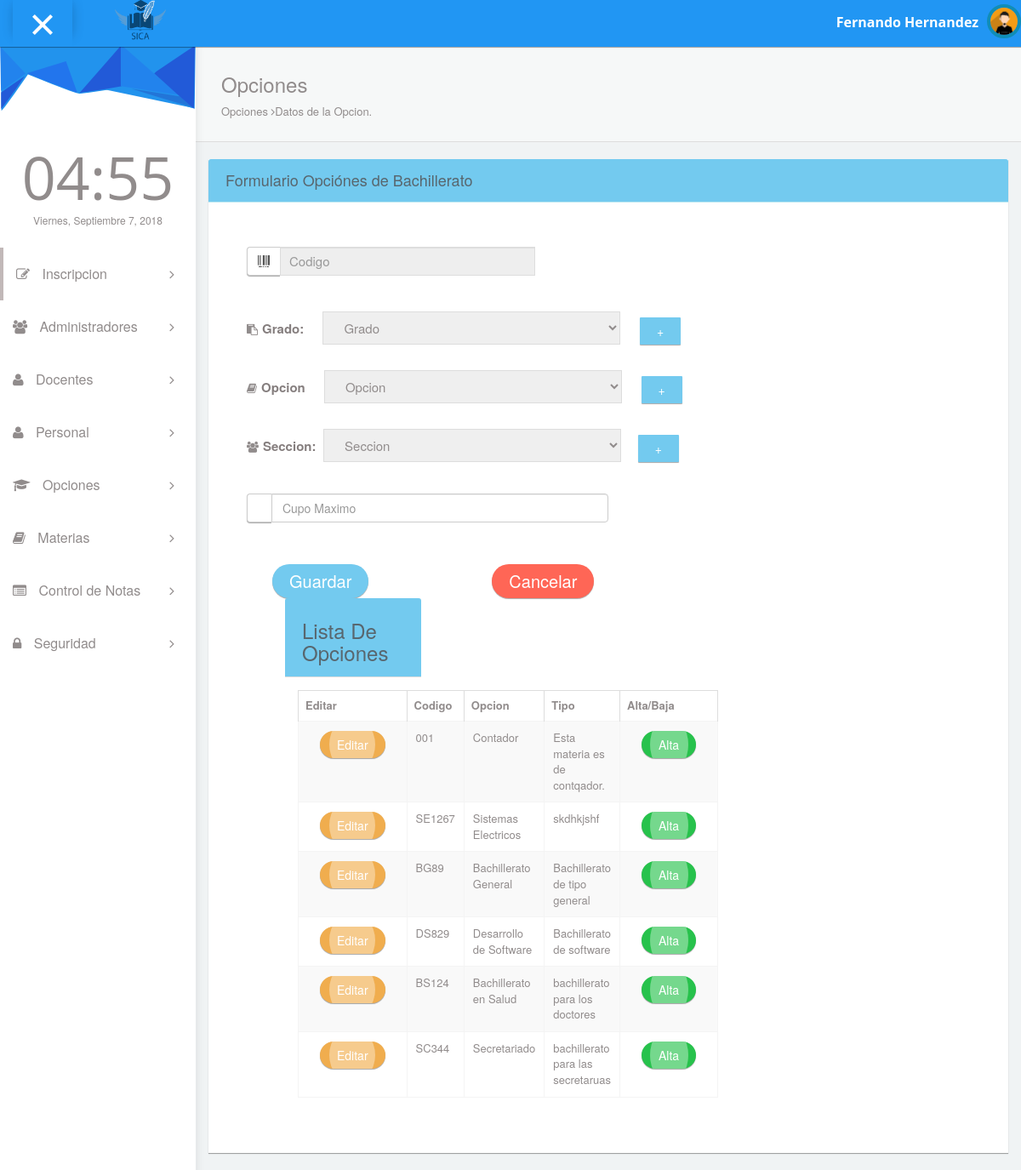
Page /pages/fopcione.php on the committed database.
### tables this page shows
CREATE TABLE `tbachilleratos` (
  `eid_bachillerato` int(11) NOT NULL,
  `ccodigo` varchar(20) NOT NULL,
  `cnombe` varchar(30) NOT NULL,
  `cdescripcion` varchar(200) NOT NULL,
  `efk_tipo` int(11) NOT NULL,
  `eestado` int(11) NOT NULL
);

### pages/fopcione.php (the view, shortened to what this page needs)
<!DOCTYPE html>
<html lang="en">
<head>
  <link rel="stylesheet" type="text/css" href="../asset/css/bootstrap.min.css">
  <link rel="stylesheet" type="text/css" href="../asset/css/plugins/datatables.bootstrap.min.css"/>
  <link rel="stylesheet" type="text/css" href="../asset/css/plugins/font-awesome.min.css"/>
  <link rel="stylesheet" type="text/css" href="../asset/css/plugins/animate.min.css"/>
  <link rel="stylesheet" type="text/css" href="../asset/css/plugins/nouislider.min.css"/>
  <link rel="stylesheet" type="text/css" href="../asset/css/plugins/select2.min.css"/>
  <link rel="stylesheet" type="text/css" href="../asset/css/plugins/ionrangeslider/ion.rangeSlider.css"/>
  <link rel="stylesheet" type="text/css" href="../asset/css/plugins/ionrangeslider/ion.rangeSlider.skinFlat.css"/>
  <link rel="stylesheet" type="text/css" href="../asset/css/plugins/bootstrap-material-datetimepicker.css"/>
  <link href="https://cdnjs.cloudflare.com/ajax/libs/select2/4.0.6-rc.0/css/select2.min.css" rel="stylesheet" />
  <link href="../asset/css/style.css" rel="stylesheet">
</head>
<body id="mimin" class="dashboard">
   <?php include "header.php"?>
      <div class="container-fluid mimin-wrapper">
          <?php include "menu.php";?>
            <div id="content">
                <div class="panel box-shadow-none content-header">
                  <div class="panel-body">
                    <div class="col-md-12" >
                    <h3 class="animated fadeInLeft">Opciones</h3>
                        <p class="animated fadeInDown">
                          Opciones <span class="fa-angle-right fa"></span>Datos de la Opcion.
                        </p>
                    </div>
                  </div>
                </div>
                <div class="form-element">
                <form id="insertar">
                <div class="col-md-12">
                  <div class="col-md-12 panel panel-info">
                    <div class="col-md-12 panel-heading">
                    <h4>Formulario Opci&oacute;nes de Bachillerato</h4>
                    </div>
                    <div class="col-md-12 panel-body" style="padding-bottom:30px;">
                      <div class="col-md-12">
                      <form class="cmxform" id="formcliente" method="post" action="">
                      <div class="col-md-12">
                           <div class="input-group">
                           <span class="input-group-addon"><i class="glyphicon glyphicon-barcode"></i></span>
                           <input id="codigo" type="text" style="width: 300px; font-size: 15px" class="form-control" name="codigo" placeholder="Codigo" readonly>
                           </div>
                           <div class="form-group form-animate-text" style="margin-top:5px !important;margin-bottom:30px !important;">
                             <i  class="fa fa-clipboard"></i><span class="label label-default" style="width: 100px; font-size: 15px; margin-right:13px">Grado: </span>
                              <select id="grado" class="select2 show-tick" style="width: 350px; font-size: 15px" name="grado">
                              <option value="">Grado</option>
                              </select>
                              <button title="Agrega Nuevo Grado el Sistema" style="margin-left:19px; size:40px;" class="btn btn-info" type="button" data-toggle="modal" data-target="#modalGrado">+</button>
                              </div>
                           <div class="form-group form-animate-text" style="margin-top:5px !important;margin-bottom:30px !important;">
                             <i  class="fa fa-book"></i><span class="label label-default" style="width: 100px; font-size: 15px; margin-right:13px">Opcion </span>
                              <select  id="opc" class="select2 show-tick" style="width: 350px; font-size: 15px" name="opc">
                              <option value="opcion">Opcion</option>
                              </select>
                              <button title="Agrega Nueva Opcionel al Sistema" style="margin-left:19px;" class="btn btn-info" type="button" data-toggle="modal" data-target="#modalForm">+</button>
                              </div>
                             <div class="form-group form-animate-text" style="margin-top:5px !important;margin-bottom:30px !important;">
                             <i  class="fa fa-users"></i><span class="label label-default" style="width: 100px; font-size: 15px">Seccion:</span>
                              <select id="seccion" class="select2 show-tick" style="width: 350px; font-size: 15px" name="seccion">
                              <option value="">Seccion</option>
                              </select>
                              <button   style="margin-left:16px; border-radius: 50px 20px" class="btn btn-info" type="button" data-toggle="modal" data-target="#modalSeccion">+</button>
                              <div class="input-group col-md-6">
                              <span class="input-group-addon"><i class="class=fas fa-list-ol"></i></span>
                               <input id="cupo" type="number" class="form-control" name="cupo" placeholder="Cupo Maximo">
                           </div>
                          </div>
                          <div class="col-md-12">
                              <div class="col-md-4">
                              <br><b></b>
                              <input type="button" id="guardar" name="guardar" class="next action-button btn btn-info btn-sm btn-round" style="font-size:20px;" value="Guardar" />
                          </div>
                          <div>
                            <br><b></b>
                              <input type="button" name="next" class="next action-button btn btn-danger btn-sm btn-round" style="font-size:20px;" value="Cancelar" />
                              </div>
                              <div class="col-md-6">
                  <div class="col-md-6">
                  <div class="panel1">
                    <div class="panel-heading"><h3>Lista De Opciones</h3></div>
                    <div class="panel-body">
                      <div class="responsive-table">
                      <table id="datatables-example" class="table table-striped table-bordered" width="100%" cellspacing="0">
                      <thead>
                        <tr>
                          <th>Editar</th>
                          <th>Codigo</th>
                          <th>Opcion</th>
                          <th>Tipo</th>
                          <th>Alta/Baja</th>
                        </tr>
                      </thead>
                      <tbody>
                      <?php
include "../config/conexion.php";
$result = $conexion->query("select * from tbachilleratos order by eid_bachillerato");
if ($result) {
    while ($fila = $result->fetch_object()) {
        echo "<tr>";
        echo "<td>
          <div class='col-md-2' style='margin-top:1px'>
            <button class='btn ripple-infinite btn-round btn-warning' onclick='modify(" . $fila->eid_bachillerato . ")';>
            <div>
              <span>Editar</span>
            </div>
            </button>
            </div>
        </td>";
        echo "<td>" . $fila->ccodigo . "</td>";
        echo "<td>" . $fila->cnombe . "</td>";
        echo "<td>" . $fila->cdescripcion . "</td>";
        echo "<td>
          <div class='col-md-2' style='margin-top:1px'>
            <button class='btn ripple-infinite btn-round btn-success' onclick='confirmar(" . $fila->idcatalogo . ")'>
            <div>
              <span>Alta</span>
            </div>
            </button>
            </div>
        </td>";
        echo "</tr>";
    }
}
?>
                      </tbody>
                        </table>
                      </div>
                  </div>
                </div>
                       </div>
                        </div>
                      </div>
                          </div>
                          </form>
                      </div>
                      </div>
                    </div>
                  </div>
                </div>
              </div>
</body>
</html>

### rows in the picture
tbachilleratos: ccodigo "001", cnombe "Contador", cdescripcion "Esta materia es de contqador."
tbachilleratos: ccodigo "SE1267", cnombe "Sistemas Electricos", cdescripcion "skdhkjshf"
tbachilleratos: ccodigo "BG89", cnombe "Bachillerato General", cdescripcion "Bachillerato de tipo general"
tbachilleratos: ccodigo "DS829", cnombe "Desarrollo de Software", cdescripcion "Bachillerato de software"
tbachilleratos: ccodigo "BS124", cnombe "Bachillerato en Salud", cdescripcion "bachillerato para los doctores"
tbachilleratos: ccodigo "SC344", cnombe "Secretariado", cdescripcion "bachillerato para las secretaruas"
